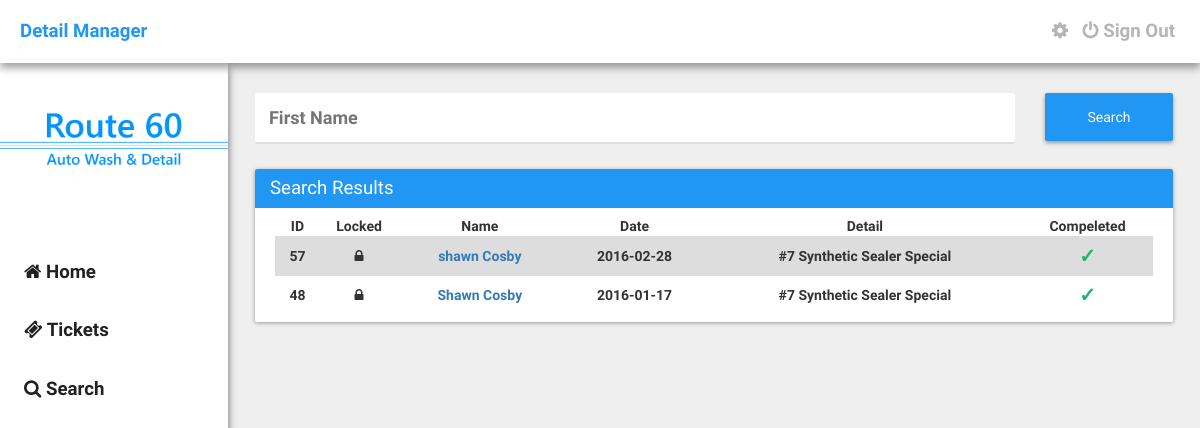
The page /details/search.php?firstname=Shawn (signed in) on the database its author committed.
### tables this page shows
CREATE TABLE `detail_tickets` (
  `id` int(11) NOT NULL,
  `locked` int(11) NOT NULL DEFAULT '0',
  `first_name` text NOT NULL,
  `last_name` text NOT NULL,
  `phone_number` varchar(32) NOT NULL,
  `date` date NOT NULL,
  `vehicle_make` text NOT NULL,
  `vehicle_model` text NOT NULL,
  `vehicle_color` text NOT NULL,
  `discount` int(11) NOT NULL,
  `services` varchar(32) NOT NULL,
  `pre_paid_done` varchar(32) NOT NULL,
  `user_id` varchar(32) NOT NULL,
  `ticket_id` varchar(32) NOT NULL,
  `notes` text NOT NULL,
  `ticket_creator` text NOT NULL,
  `engine` varchar(2) NOT NULL DEFAULT '0',
  `wax` varchar(2) NOT NULL DEFAULT '0',
  `mat` varchar(2) NOT NULL DEFAULT '0'
);

### details/assets/core/init.php (called while the page is built, shortened)
<?php
	$site = "http://".$_SERVER['SERVER_NAME']."/details";

### details/search.php (the view, shortened to what this page needs)
<?php require("./assets/core/init.php"); require("./include/navbar.php"); ?>
<?php
	if(isset($_GET['firstname'])) {
		$fname = $_GET['firstname'];
	}else{
	}
	$sql= "SELECT * FROM detail_tickets WHERE first_name ='".$fname."' ORDER BY id DESC";
	$result=mysql_query($sql);
?>
	<div class="container">
		<form action="" method="POST">
			<div class="row">
				<div class="col-md-10">
					<input type="text" name="firstname" id="firstname" placeholder="First Name" />
				</div>
				<div class="col-md-2">
					<input type="submit" name="searchit" id="searchit" value="Search" class="button-raised" style="margin-top: 10px; height: 48px;" />
				</div>
			</div>
		</form>
		<div class="card">
			<div class="card-title">Search Results</div>
			<div class="card-content">
				<table class="table" padding="10" style="text-align: center;">
					<thead>
						<tr>
							<th>ID</th>
							<th>Locked</th>
							<th>Name</th>
							<th>Date</th>
							<th>Detail</th>
							<th>Compeleted</th>
						</tr>
					</thead>
					<tbody>
						<?php
							while ($row = mysql_fetch_array($result)) {
								$id = $row['id'];
								$services = $row['services'];
								$options = $row['pre_paid_done'];
								if($services == 'wax'){
			                        $servicetitle = "Meguiar's Wax";
			                    }elseif($services == 1) {
			                        $servicetitle = "#1 Interior Only Detail";
			                    }
			                    elseif($services == 2) {
			                        $servicetitle = "#2 Exterior Only Detail";
			                    }
			                    elseif($services == 3) {
			                        $servicetitle = "#3 Complete Interior & Exterior";
			                    }
			                    elseif($services == 4) {
			                        $servicetitle = "#4 Engine Detail";
			                    }
			                    elseif($services == 5) {
			                        $servicetitle = "#5 Paint Restoration";
			                    }
			                    elseif($services == 6) {
			                        $servicetitle = "#6 Ultimate Interior & Exterior";
			                    }
			                    elseif($services == 7) {
                                    $servicetitle = "#7 Synthetic Sealer Special";
                                }
                                elseif($services == "hw") {
                                    $servicetitle = "Hand Wash - Car";
                                }
                                elseif($services == "hwfs") {
                                    $servicetitle = "Hand Wash - Car w/ Full Service";
                                }
                                elseif($services == "hwsuv") {
                                    $servicetitle = "Hand Wash - SUV";
                                }
                                elseif($services == "hwsuvfs") {
                                    $servicetitle = "Hand Wash - SUV w/ Full Service";
                                }
                                if($options == 'Prepaid') {
			                        $option = "<center><h6 style='color: #E14747; margin: 0px; font-size: 20px;'>X</h6></center>";
			                    }elseif($options == 'Paid/Completed') {
			                        $option = "<center><h6 style='color: #20B473; margin: 0px; font-size: 20px;'>&check;</h6></center>";
			                    }elseif($options == 'Appointment') {
                                    $option = "<center><h6 style='color: #FFC017; margin: 0px; font-size: 20px;'><i class='fa fa-clock-o'></i></h6></center>";
                                }
                                if($row['locked'] == 0) {
                                    $locking = "<i class='fa fa-unlock'></i>";
                                }elseif($row['locked'] == 1) {
                                    $locking = "<i class='fa fa-lock'></i>";
                                }
                                echo '<tr>';
                                echo '<td>'.$id.'</td>';
                                echo '<td>'.$locking.'</td>';
                                echo '<td><a href="'.$site.'/ticket?id='.$row['ticket_id'].'">'.$row['first_name'].' '.$row['last_name'].'</a></td>';
                                echo '<td>'.$row['date'].'</td>';
                                echo '<td>'.$servicetitle.'</td>';
                                echo '<td>'.$option.'</td>';
                                echo '</tr>';
							}
						?>
					</tbody>
				</table>
			</div>
		</div>
	</div>
<?php require("./include/footer.php"); ?>

### details/assets/css/main.css (style rules this page uses)
body { margin: 0px; padding: 0px; height: 100%; font-weight: bold; min-height: 100%; background: #EFEFEF; font-family: "RobotoDraft", Arial, sans-serif, Helvetica; }
.container { width: 79%; float: right; margin-top: 20px; margin-left: 20px; margin-right: 12px; }
.card { width: 100%; margin-top: 15px; border-radius: 2px; margin-bottom: 15px; background: #FFFFFF; box-shadow: 0 1px 4px rgba(0, 0, 0, 0.37); }
.card > .card-title { color: #FFFFFF; font-size: 14pt; font-weight: 300; padding: 6px 15px; background: #2196F3; border-top-left-radius: 2px; border-top-right-radius: 2px; }
.card > .card-content { padding: 8px 20px; }
.table { width: 100%; }
.table > thead > tr { padding: 1px 5px; border-bottom: 1px solid #DDDDDD; }
.table > tbody > tr:nth-child(odd) { background: #DDDDDD; }
td { padding: 5px; }
.button-raised { width: 100%; border: none; color: #FFFFFF; font-weight: 500; padding: 8px 20px; text-align: center; border-radius: 2px; background: #2196F3; display: inline-block; transition: all 0.3s ease; box-shadow: 0 2px 4px rgba(0, 0, 0, 0.37); }
input[type='text'] { width: 100%; border: none; outline: none; font-size: 18px; margin-top: 10px; padding: 12px 14px; border-radius: 3px; margin-bottom: 10px; border-bottom: 2px solid #DEDEDE; transition: border-bottom 0.18s ease; }

### rows shown on the page
detail_tickets: id "57", locked 1 (drawn), first_name "shawn", last_name "Cosby", date "2016-02-28", services "#7 Synthetic Sealer Special"
detail_tickets: id "48", locked 1 (drawn), first_name "Shawn", last_name "Cosby", date "2016-01-17", services "#7 Synthetic Sealer Special"
